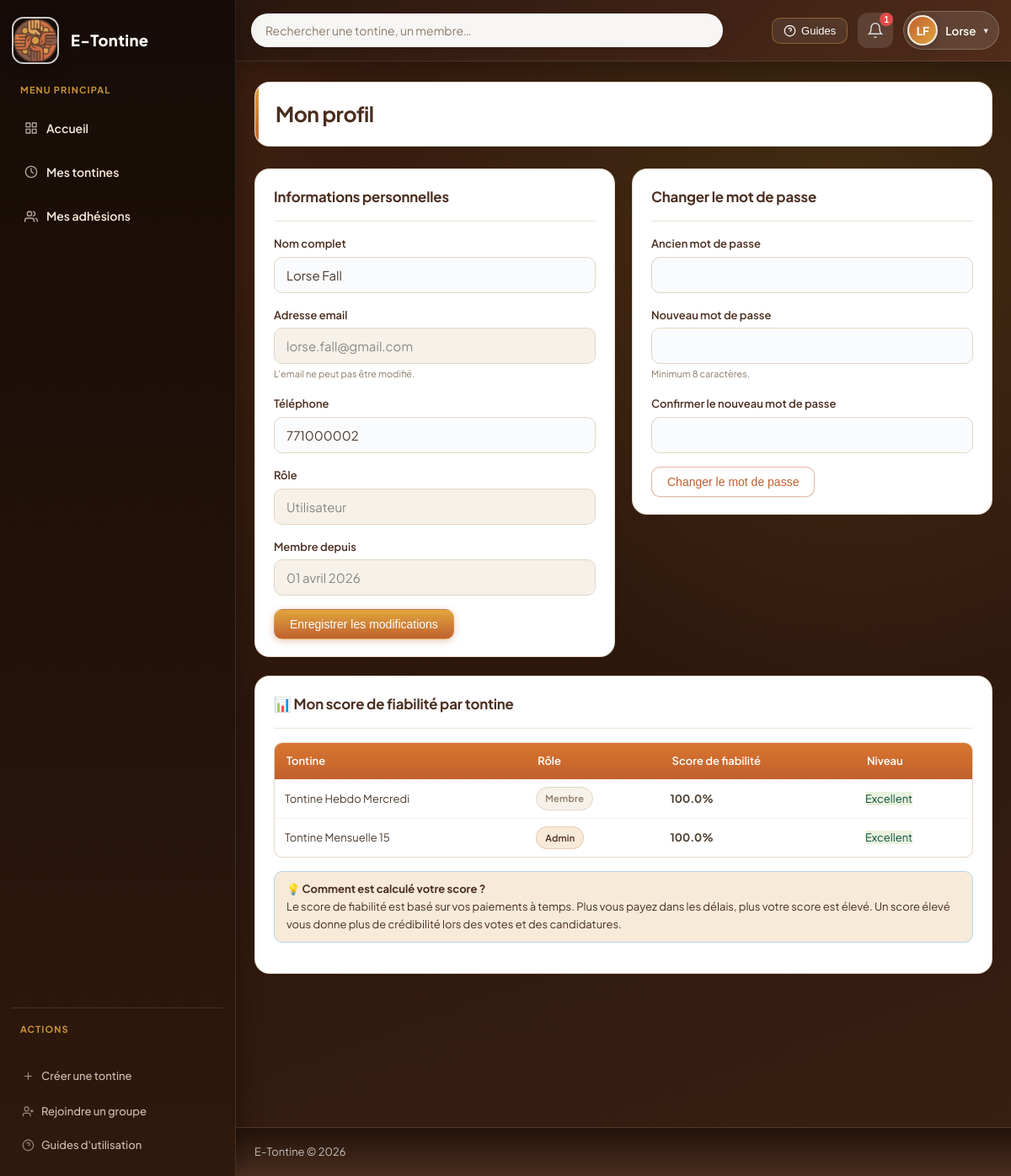
/pages/tableau_de_bord/profil.php (signed in), run on the app's committed database.
### tables this page shows
CREATE TABLE utilisateurs (
    id              INT UNSIGNED AUTO_INCREMENT PRIMARY KEY,
    nom_complet     VARCHAR(100)        NOT NULL,
    email           VARCHAR(150)        NOT NULL UNIQUE,
    mot_de_passe    VARCHAR(255)        NOT NULL,
    telephone       VARCHAR(20)         NOT NULL,
    role_global     ENUM('super_admin','utilisateur') NOT NULL DEFAULT 'utilisateur',
    est_bloque      TINYINT(1)          NOT NULL DEFAULT 0,
    jeton_invitation VARCHAR(64)        NULL,
    date_inscription DATETIME           NOT NULL DEFAULT CURRENT_TIMESTAMP,
    derniere_connexion DATETIME         NULL
);

CREATE TABLE membres_tontine (
    id              INT UNSIGNED AUTO_INCREMENT PRIMARY KEY,
    tontine_id      INT UNSIGNED        NOT NULL,
    utilisateur_id  INT UNSIGNED        NOT NULL,
    role            ENUM('admin','membre') NOT NULL DEFAULT 'membre',
    statut          ENUM('actif','retard','exclu') NOT NULL DEFAULT 'actif',
    ordre_tour      SMALLINT UNSIGNED   NULL,
    score_fiabilite DECIMAL(5,2)        NOT NULL DEFAULT 100.00,
    date_adhesion   DATETIME            NOT NULL DEFAULT CURRENT_TIMESTAMP,
    UNIQUE KEY unique_membre_tontine (tontine_id, utilisateur_id),
    CONSTRAINT fk_mt_tontine FOREIGN KEY (tontine_id) REFERENCES tontines(id) ON DELETE CASCADE,
    CONSTRAINT fk_mt_utilisateur FOREIGN KEY (utilisateur_id) REFERENCES utilisateurs(id) ON DELETE CASCADE
);

CREATE TABLE tontines (
    id              INT UNSIGNED AUTO_INCREMENT PRIMARY KEY,
    nom             VARCHAR(150)        NOT NULL,
    description     TEXT                NULL,
    montant_cotisation DECIMAL(12,2)    NOT NULL,
    frequence       ENUM('hebdomadaire','mensuelle','trimestrielle') NOT NULL DEFAULT 'mensuelle',
    echeance_jour_semaine TINYINT UNSIGNED NULL DEFAULT NULL,
    echeance_jour_mois TINYINT UNSIGNED NULL DEFAULT NULL,
    nombre_max_membres SMALLINT UNSIGNED NOT NULL DEFAULT 10,
    statut          ENUM('active','fermee','suspendue','brouillon') NOT NULL DEFAULT 'active',
    cycles_completes_ce_tour INT UNSIGNED NOT NULL DEFAULT 0,
    numero_tour_actuel       INT UNSIGNED NOT NULL DEFAULT 1,
    tour_complet_en_attente  TINYINT(1)   NOT NULL DEFAULT 0,
    createur_id     INT UNSIGNED        NOT NULL,
    amende_par_jour DECIMAL(10,2)       DEFAULT 0,
    amende_delai_grace INT              DEFAULT 0,
    amendes_activees TINYINT            DEFAULT 0,
    date_creation   DATETIME            NOT NULL DEFAULT CURRENT_TIMESTAMP,
    date_fermeture  DATETIME            NULL,
    CONSTRAINT fk_tontine_createur FOREIGN KEY (createur_id) REFERENCES utilisateurs(id) ON DELETE RESTRICT
);

### fonctions/utilisateur.php (called while the page is built, shortened)
<?php
function obtenirUtilisateur(int $id): ?array {
    $bd  = connexionBD();
    $req = $bd->prepare('SELECT id, nom_complet, email, telephone, role_global, est_bloque, date_inscription, derniere_connexion FROM utilisateurs WHERE id = ?');
    $req->execute([$id]);
    return $req->fetch() ?: null;
}

### fonctions/aide.php (called while the page is built, shortened)
<?php
function formaterDate(string $dateString): string {
    $mois = ['', 'janvier', 'février', 'mars', 'avril', 'mai', 'juin',
             'juillet', 'août', 'septembre', 'octobre', 'novembre', 'décembre'];
    $ts = strtotime($dateString);
    return date('d', $ts) . ' ' . $mois[(int)date('m', $ts)] . ' ' . date('Y', $ts);
}

### pages/tableau_de_bord/profil.php (the view, shortened to what this page needs)
<?php
require_once __DIR__ . '/../../fonctions/utilisateur.php';
require_once __DIR__ . '/../../fonctions/aide.php';
$utilisateurId = idUtilisateurConnecte();
$utilisateur   = obtenirUtilisateur($utilisateurId);
require_once __DIR__ . '/../../gabarits/entete.php';
?>
<div class="page-entete">
    <h1>Mon profil</h1>
</div>
<div class="grille-deux-colonnes">
    <section class="section-tableau">
        <div class="section-entete"><h2>Informations personnelles</h2></div>
        <form method="POST" action="">
            <div class="champ">
                <label>Nom complet</label>
                <input type="text" name="nom" value="<?= htmlspecialchars($utilisateur['nom_complet']) ?>" required>
            </div>
            <div class="champ">
                <label>Adresse email</label>
                <input type="email" value="<?= htmlspecialchars($utilisateur['email']) ?>" disabled>
                <small class="texte-secondaire">L'email ne peut pas être modifié.</small>
            </div>
            <div class="champ">
                <label>Téléphone</label>
                <input type="tel" name="telephone" value="<?= htmlspecialchars($utilisateur['telephone']) ?>" required>
            </div>
            <div class="champ">
                <label>Rôle</label>
                <input type="text" value="<?= $utilisateur['role_global'] === ROLE_SUPER_ADMIN ? 'Super Administrateur' : 'Utilisateur' ?>" disabled>
            </div>
            <div class="champ">
                <label>Membre depuis</label>
                <input type="text" value="<?= formaterDate($utilisateur['date_inscription']) ?>" disabled>
            </div>
            <button type="submit" class="btn btn-principal">Enregistrer les modifications</button>
        </form>
    </section>
    <section class="section-tableau">
        <div class="section-entete"><h2>Changer le mot de passe</h2></div>
        <form method="POST" action="">
            <div class="champ">
                <label>Ancien mot de passe</label>
                <input type="password" name="ancien_mot_de_passe" required>
            </div>
            <div class="champ">
                <label>Nouveau mot de passe</label>
                <input type="password" name="nouveau_mot_de_passe" required minlength="8">
                <small class="texte-secondaire">Minimum 8 caractères.</small>
            </div>
            <div class="champ">
                <label>Confirmer le nouveau mot de passe</label>
                <input type="password" name="confirmation" required>
            </div>
            <button type="submit" class="btn btn-secondaire">Changer le mot de passe</button>
        </form>
    </section>
</div>
<section class="section-tableau">
    <div class="section-entete"><h2>📊 Mon score de fiabilité par tontine</h2></div>
    <?php
    $bd = connexionBD();
    $req = $bd->prepare('
        SELECT t.nom AS tontine_nom, mt.score_fiabilite, mt.role
        FROM membres_tontine mt
        JOIN tontines t ON t.id = mt.tontine_id
        WHERE mt.utilisateur_id = ? AND mt.statut != ?
        ORDER BY mt.score_fiabilite DESC
    ');
    $req->execute([$utilisateurId, STATUT_EXCLU]);
    $scores = $req->fetchAll();
    ?>
    <?php if (empty($scores)): ?>
    <div class="etat-vide"><p>Vous n'êtes membre d'aucune tontine pour le moment.</p></div>
    <?php else: ?>
    <div class="table-conteneur">
        <table class="tableau-donnees">
            <thead>
                <tr><th>Tontine</th><th>Rôle</th><th>Score de fiabilité</th><th>Niveau</th></tr>
            </thead>
            <tbody>
                <?php foreach ($scores as $s):
                    $score = (float)$s['score_fiabilite'];
                    if ($score >= 80) {
                        $niveau = 'Excellent';
                        $badge = 'badge-succes';
                    } elseif ($score >= 60) {
                        $niveau = 'Bon';
                        $couleur = '#e0a63e';
                        $badge = 'badge-info';
                    } elseif ($score >= 40) {
                        $niveau = 'Moyen';
                        $couleur = '#BA7517';
                        $badge = 'badge-alerte';
                    } else {
                        $niveau = 'À améliorer';
                        $couleur = '#E24B4A';
                        $badge = 'badge-danger';
                    }
                ?>
                <tr>
                    <td><?= htmlspecialchars($s['tontine_nom']) ?></td>
                    <td><?= $s['role'] === ROLE_ADMIN ? '<span class="badge badge-info">Admin</span>' : '<span class="badge badge-secondaire">Membre</span>' ?></td>
                    <td><strong><?= number_format($score, 1) ?>%</strong></td>
                    <td><span class="<?= $badge ?>"><?= $niveau ?></span></td>
                </tr>
                <?php endforeach; ?>
            </tbody>
        </table>
    </div>
    <?php endif; ?>
    <div class="info-encadre" style="margin-top:16px">
        <strong>💡 Comment est calculé votre score ?</strong><br>
        Le score de fiabilité est basé sur vos paiements à temps. Plus vous payez dans les délais, plus votre score est élevé.
        Un score élevé vous donne plus de crédibilité lors des votes et des candidatures.
    </div>
</section>
<?php require_once __DIR__ . '/../../gabarits/pied_de_page.php'; ?>

### ressources/styles/formulaires.css (style rules this page uses)
.champ { margin-bottom: 16px; }
.champ label { display: block; font-size: 13px; font-weight: 600; color: #4a2e1f; margin-bottom: 5px; }
.champ input, .champ select, .champ textarea { width: 100%; padding: 11px 14px; border: 1.5px solid #e3d6c4; border-radius: 10px; font-size: 15px; color: #4a3b2e; background: #fafbfd; transition: border-color 0.2s, box-shadow 0.2s, background 0.2s; font-family: inherit; }
.champ input::placeholder, .champ textarea::placeholder { color: rgba(61, 74, 92, 0.55); }
.champ input:disabled, .champ select:disabled, .champ textarea:disabled { background: #f6f1e9; color: #888; cursor: not-allowed; }
.champ small { display: block; font-size: 11px; color: #8c7a65; margin-top: 3px; }

### data on the page
utilisateurs: nom "Lorse Fall", email "lorse.fall@gmail.com", telephone "771000002", role_global "Utilisateur", date_inscription "01 avril 2026"
membres_tontine: tontine.nom "Tontine Hebdo Mercredi", role "Membre", score_fiabilite "100.0", score_fiabilite "Excellent"
membres_tontine: tontine.nom "Tontine Mensuelle 15", role "Admin", score_fiabilite "100.0", score_fiabilite "Excellent"

### other printed values
APP_NOM "E-Tontine"
$nbNotifs "1"
$initialesUtilisateur !== '' ? $initialesUtilisateur : 'U' "LF"
$prenomNav "Lorse"
